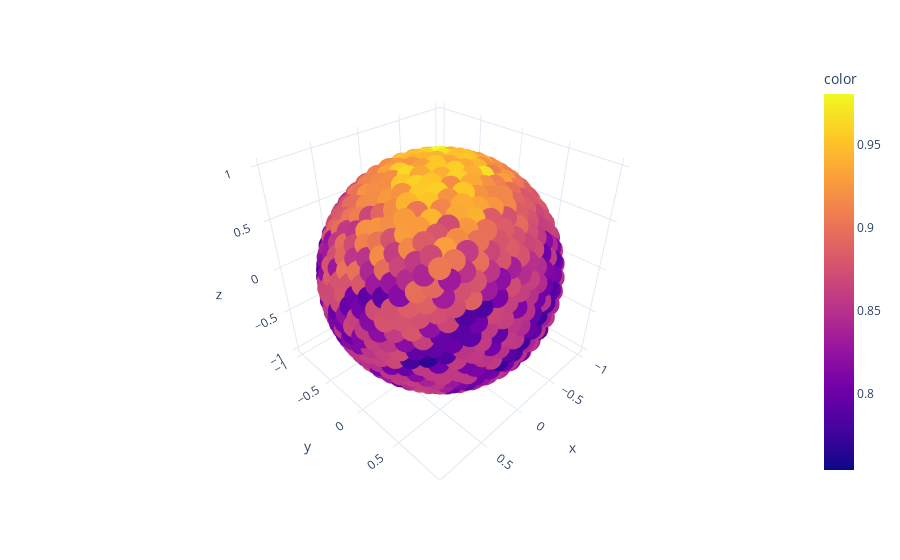

The notebook cell this image was saved under:
### Code cell
#FIDELITY OF SECOND COPY
# Plot the surface. F_measured/F_theory
df = px.data.iris()
fig = px.scatter_3d(df, x, y, z, color=data_sheet.prob_0_qubit_1/(5/6), template="plotly_white")

fig.show()
print("Number of points: ", len(x))
print("Average fidelity: ", np.average(data_sheet.prob_0_qubit_1))
print("Standard deviation: ", np.std(data_sheet.prob_0_qubit_1))

### Figure 1 — Plotly figure (JSON) as saved in the notebook; plotly's stock layout.template omitted (floating-point values rounded to 4 significant figures; data arrays with more than 128 entries replaced by an {"elided": "..."} marker saying what was removed)
{"data": [{"hovertemplate": "x=%{x}<br>y=%{y}<br>z=%{z}<br>color=%{marker.color}<extra></extra>", "legendgroup": "", "marker": {"color": {"elided": "1000 float values"}, "coloraxis": "coloraxis", "symbol": "circle"}, "mode": "markers", "name": "", "scene": "scene", "showlegend": false, "type": "scatter3d", "x": {"elided": "1000 float values"}, "y": {"elided": "1000 float values"}, "z": {"elided": "1000 float values"}}], "layout": {"coloraxis": {"colorbar": {"title": {"text": "color"}}, "colorscale": [[0, "#0d0887"], [0.1111, "#46039f"], [0.2222, "#7201a8"], [0.3333, "#9c179e"], [0.4444, "#bd3786"], [0.5556, "#d8576b"], [0.6667, "#ed7953"], [0.7778, "#fb9f3a"], [0.8889, "#fdca26"], [1, "#f0f921"]]}, "legend": {"tracegroupgap": 0}, "margin": {"t": 60}, "scene": {"domain": {"x": [0, 1], "y": [0, 1]}, "xaxis": {"title": {"text": "x"}}, "yaxis": {"title": {"text": "y"}}, "zaxis": {"title": {"text": "z"}}}}}
